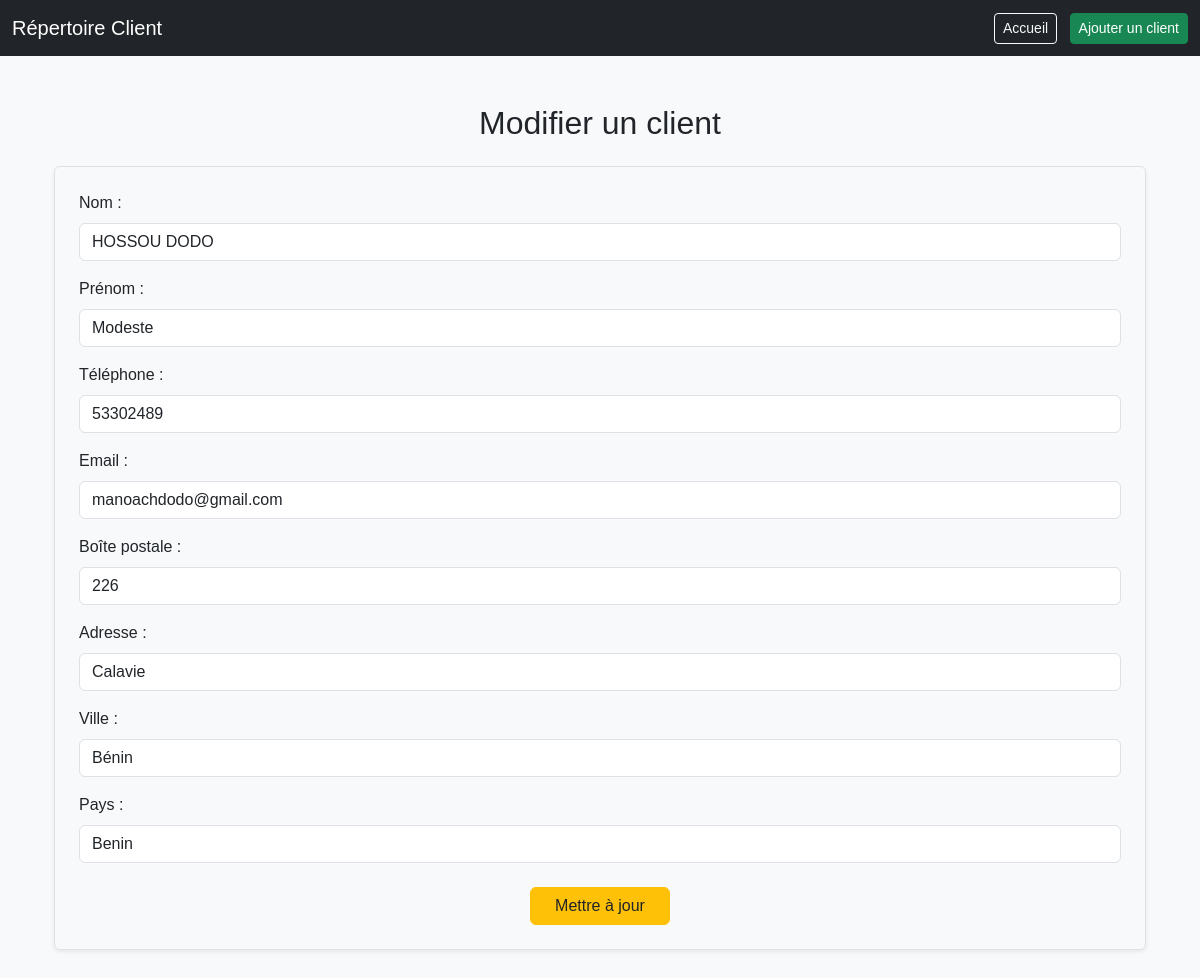
Screenshot of /edit/1 with the database file from the repository.
### models.py (models this page shows, shortened)
class Client(db.Model):
    id = db.Column(db.Integer, primary_key=True)
    nom = db.Column(db.String(100), nullable=False)
    prenom = db.Column(db.String(100), nullable=False)
    telephone = db.Column(db.String(20), nullable=False)
    email = db.Column(db.String(120), nullable=False, unique=True)
    boite_postale = db.Column(db.String(20), nullable=False)
    adresse = db.Column(db.String(200), nullable=False)
    ville = db.Column(db.String(100), nullable=False)
    pays = db.Column(db.String(100), nullable=False)
    dates = db.Column(db.DateTime, nullable=True)

### app.py (the view, shortened to what this page needs)
@app.route('/edit/<int:id>', methods=['GET', 'POST'])
def edit_client(id):
    clientUpdate = Client.query.get_or_404(id)
    return render_template('edit_client.html', client=clientUpdate)

### templates/edit_client.html (shortened to what this page needs)
{% extends "base.html" %}
{% block content %}
<div class="container mt-4">
    <h2 class="text-center mb-4">Modifier un client</h2>
    <form method="POST" class="form border p-4 shadow-sm bg-light rounded">
        <div class="mb-3">
            <label class="form-label">Nom :</label>
            <input name="nom" value="{{ client.nom }}" class="form-control" required>
        </div>
        <div class="mb-3">
            <label class="form-label">Prénom :</label>
            <input name="prenom" value="{{ client.prenom }}" class="form-control" required>
        </div>
        <div class="mb-3">
            <label class="form-label">Téléphone :</label>
            <input name="telephone" value="{{ client.telephone }}" class="form-control" required>
        </div>
        <div class="mb-3">
            <label class="form-label">Email :</label>
            <input name="email" type="email" value="{{ client.email }}" class="form-control" required>
        </div>
        <div class="mb-3">
            <label class="form-label">Boîte postale :</label>
            <input name="boite_postale" value="{{ client.boite_postale }}" class="form-control" required>
        </div>
        <div class="mb-3">
            <label class="form-label">Adresse :</label>
            <input name="adresse" value="{{ client.adresse }}" class="form-control" required>
        </div>
        <div class="mb-3">
            <label class="form-label">Ville :</label>
            <input name="ville" value="{{ client.ville }}" class="form-control" required>
        </div>
        <div class="mb-3">
            <label class="form-label">Pays :</label>
            <input name="pays" value="{{ client.pays }}" class="form-control" required>
        </div>
        <div class="text-center mt-4">
            <button type="submit" class="btn btn-warning px-4 text-dark">Mettre à jour</button>
        </div>
    </form>
</div>
{% endblock %}

### static/style.css (style rules this page uses)
body { font-family: Arial, sans-serif; background-color: #f8f9fa; margin: 0; padding: 0; }
h1, h2 { text-align: center; }

### rows the page displays
Client: nom "HOSSOU DODO", prenom "Modeste", telephone "53302489", email "manoachdodo@gmail.com", boite_postale "226", adresse "Calavie", ville "Bénin", pays "Benin"
